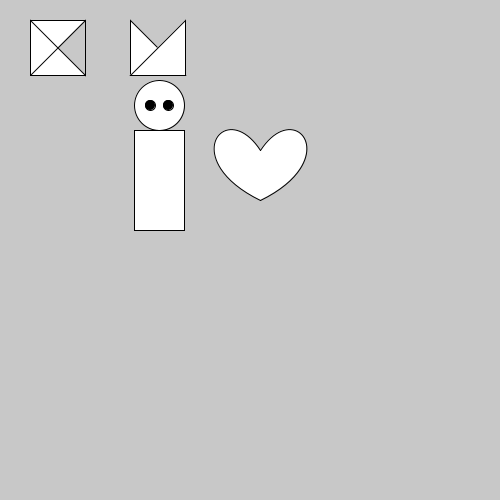
Frame 1 (no input)
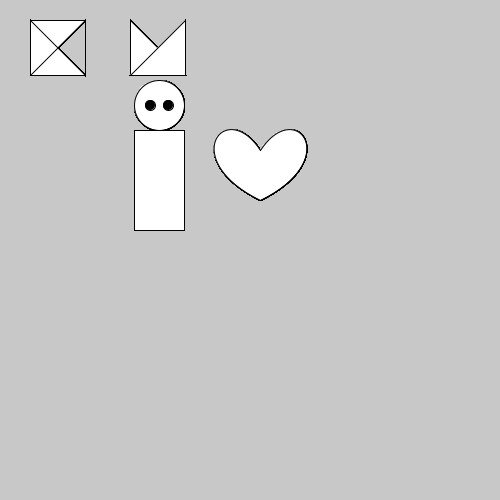
Frame 60 (the mouse pressed at the canvas centre just before this capture)
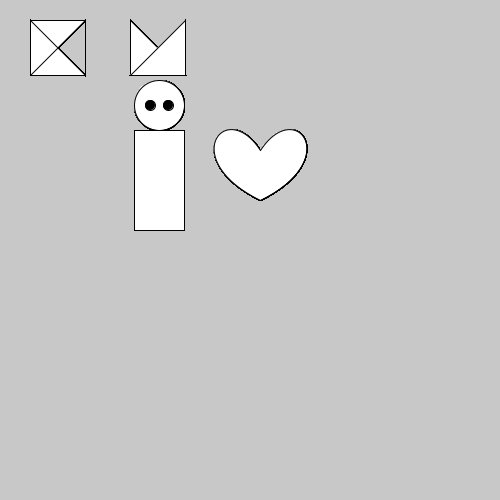
Frame 120 (the mouse held since frame 60 and released just before this capture)

The Processing sketch that drew these frames (run headless with seeded random() and noise(); from frame 60 on, the mouse is pressed at the canvas centre):

// Processing sketch: handson_usingpshapes
// ── handson_usingpshapes.pde
void setup()
{
  size(500,500);
  background(200);
}

void draw()
{
  // free hand
  beginShape();//folded napkin
  vertex(30, 20);
  vertex(85, 20);
  vertex(85, 75);
  vertex(30, 75);
  vertex(30, 20);
  vertex(85, 75);
  vertex(85, 20);
  vertex(30, 75);
  endShape();
  
  //triangle strip
  beginShape(TRIANGLE_STRIP);// folded  napkin hat
  vertex(130, 20);
  vertex(130, 75);
  vertex(185, 75);
  vertex(185, 20);
  endShape();
  
  PShape folded_napkin = createShape();
  folded_napkin.beginShape();//folded napkin
  folded_napkin.vertex(30, 20);
  folded_napkin.vertex(85, 20);
  folded_napkin.vertex(85, 75);
  folded_napkin.vertex(30, 75);
  folded_napkin.vertex(30, 20);
  folded_napkin.vertex(85, 75);
  folded_napkin.vertex(85, 20);
  folded_napkin.vertex(30, 75);
  folded_napkin.endShape();
  //pshape group
  PShape person = createShape(GROUP);
  PShape head = createShape(ELLIPSE, 159, 105, 50, 50);
  PShape body = createShape(RECT, 134, 130, 50, 100);
  fill(0);
  PShape left_eye = createShape(ELLIPSE, 150, 105, 10, 10);
  PShape right_eye = createShape(ELLIPSE, 168, 105, 10, 10);
  fill(255);
  person.addChild(head);
  person.addChild(body);
  person.addChild(left_eye);
  person.addChild(right_eye);
  shape(person);
  
  
  //bezier curve
  PVector v1 = new PVector(160+100, 150);
  PVector v2 = new PVector(160+100, 200);
  PVector c1 = new PVector(195+100,  96);
  PVector c2 = new PVector(244+100, 159);
  PVector c3 = new PVector(125+100,  96);
  PVector c4 = new PVector(76+100,  159);
  beginShape();// right heart
  vertex(v1.x,v1.y);
  bezierVertex(c1.x,c1.y,c2.x,c2.y,v2.x,v2.y);
  endShape();
  
  beginShape();// left heart
  vertex(v1.x,v1.y);
  bezierVertex(c3.x,c3.y,c4.x,c4.y,v2.x,v2.y);
  endShape();
}
